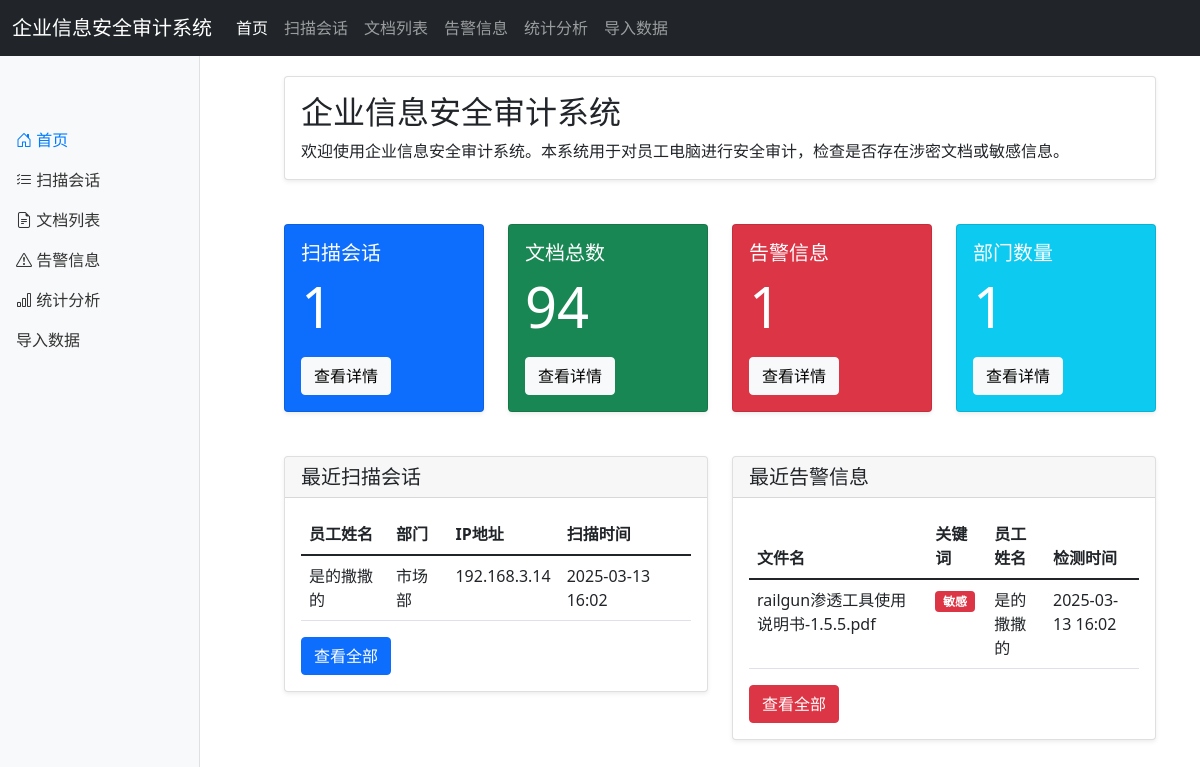
The page / on the database its author committed.
### server.py (models this page shows, shortened)
class ScanSession(db.Model):
    id = db.Column(db.Integer, primary_key=True)
    machine_id = db.Column(db.String(50), nullable=False)
    hostname = db.Column(db.String(100), nullable=False)
    ip_address = db.Column(db.String(50), nullable=False)
    employee_name = db.Column(db.String(100), nullable=False)
    department = db.Column(db.String(100), nullable=False)
    scan_time = db.Column(db.DateTime, nullable=False)
    scan_start_time = db.Column(db.DateTime, nullable=True)
    scan_end_time = db.Column(db.DateTime, nullable=True)
    scan_duration = db.Column(db.Float, nullable=True)  # 存储扫描耗时（秒）

class Alert(db.Model):
    id = db.Column(db.Integer, primary_key=True)
    session_id = db.Column(db.Integer, db.ForeignKey('scan_session.id'), nullable=False)
    file_name = db.Column(db.String(255), nullable=False)
    file_path = db.Column(db.String(1000), nullable=False)
    keyword = db.Column(db.String(100), nullable=False)
    detection_time = db.Column(db.DateTime, nullable=False)
    session = db.relationship('ScanSession', backref=db.backref('alerts', lazy=True))

### server.py (the view)
@app.route('/')
def index():
    session_count = ScanSession.query.count()
    document_count = Document.query.count()
    alert_count = Alert.query.count()
    department_count = db.session.query(ScanSession.department).distinct().count()
    recent_sessions = ScanSession.query.order_by(desc(ScanSession.scan_time)).limit(5).all()
    recent_alerts = Alert.query.join(ScanSession).order_by(desc(Alert.detection_time)).limit(5).all()
    departments = db.session.query(
        ScanSession.department,
        db.func.count(db.distinct(Document.id)).label('doc_count'),
        db.func.count(db.distinct(Alert.id)).label('alert_count')
    ).outerjoin(Document, Document.session_id == ScanSession.id)\
     .outerjoin(Alert, Alert.session_id == ScanSession.id)\
     .group_by(ScanSession.department).all()
    if departments:
        department_labels = [str(d[0]) for d in departments]
        department_docs = [int(d[1]) for d in departments]
        department_alerts = [int(d[2]) for d in departments]
    else:
        department_labels = []
        department_docs = []
        department_alerts = []
    print(f"首页部门数据: {departments}")
    print(f"部门标签: {department_labels}")
    print(f"部门文档数: {department_docs}")
    print(f"部门告警数: {department_alerts}")
    if not departments:
        department_labels = ["市场部", "销售部", "技术部"]
        department_docs = [150, 200, 100]
        department_alerts = [10, 25, 5]
        print("使用测试数据")
    department_labels_json = json.dumps(department_labels, ensure_ascii=False)
    department_docs_json = json.dumps(department_docs)
    department_alerts_json = json.dumps(department_alerts)
    print(f"JSON格式数据:")
    print(f"标签: {department_labels_json}")
    print(f"文档: {department_docs_json}")
    print(f"告警: {department_alerts_json}")
    return render_template(
        'index.html',
        session_count=session_count,
        document_count=document_count,
        alert_count=alert_count,
        department_count=department_count,
        recent_sessions=recent_sessions,
        recent_alerts=recent_alerts,
        department_labels=department_labels_json,
        department_docs=department_docs_json,
        department_alerts=department_alerts_json
    )

### server.py (called while the page is built)
@app.context_processor
def utility_processor():
    def get_session(session_id):
        return ScanSession.query.get(session_id)
    return dict(get_session=get_session)

### templates/index.html (shortened to what this page needs)
{% extends "base.html" %}
{% block content %}
<div class="container">
    <div class="row mb-4">
        <div class="col-12">
            <div class="card">
                <div class="card-body">
                    <h2 class="card-title">企业信息安全审计系统</h2>
                    <p class="card-text">
                        欢迎使用企业信息安全审计系统。本系统用于对员工电脑进行安全审计，检查是否存在涉密文档或敏感信息。
                    </p>
                </div>
            </div>
        </div>
    </div>
    <div class="row">
        <div class="col-md-6 col-lg-3 mb-4">
            <div class="card text-white bg-primary">
                <div class="card-body">
                    <h5 class="card-title">扫描会话</h5>
                    <p class="card-text display-4">{{ session_count }}</p>
                    <a href="/sessions" class="btn btn-light">查看详情</a>
                </div>
            </div>
        </div>
        <div class="col-md-6 col-lg-3 mb-4">
            <div class="card text-white bg-success">
                <div class="card-body">
                    <h5 class="card-title">文档总数</h5>
                    <p class="card-text display-4">{{ document_count }}</p>
                    <a href="/documents" class="btn btn-light">查看详情</a>
                </div>
            </div>
        </div>
        <div class="col-md-6 col-lg-3 mb-4">
            <div class="card text-white bg-danger">
                <div class="card-body">
                    <h5 class="card-title">告警信息</h5>
                    <p class="card-text display-4">{{ alert_count }}</p>
                    <a href="/alerts" class="btn btn-light">查看详情</a>
                </div>
            </div>
        </div>
        <div class="col-md-6 col-lg-3 mb-4">
            <div class="card text-white bg-info">
                <div class="card-body">
                    <h5 class="card-title">部门数量</h5>
                    <p class="card-text display-4">{{ department_count }}</p>
                    <a href="/statistics" class="btn btn-light">查看详情</a>
                </div>
            </div>
        </div>
    </div>
    <div class="row">
        <div class="col-md-6 mb-4">
            <div class="card">
                <div class="card-header">
                    <h5 class="card-title mb-0">最近扫描会话</h5>
                </div>
                <div class="card-body">
                    <div class="table-responsive">
                        <table class="table table-hover">
                            <thead>
                                <tr>
                                    <th>员工姓名</th>
                                    <th>部门</th>
                                    <th>IP地址</th>
                                    <th>扫描时间</th>
                                </tr>
                            </thead>
                            <tbody>
                                {% for session in recent_sessions %}
                                <tr>
                                    <td>{{ session.employee_name }}</td>
                                    <td>{{ session.department }}</td>
                                    <td>{{ session.ip_address }}</td>
                                    <td>{{ session.scan_time.strftime('%Y-%m-%d %H:%M') }}</td>
                                </tr>
                                {% endfor %}
                            </tbody>
                        </table>
                    </div>
                    <a href="/sessions" class="btn btn-primary">查看全部</a>
                </div>
            </div>
        </div>
        <div class="col-md-6 mb-4">
            <div class="card">
                <div class="card-header">
                    <h5 class="card-title mb-0">最近告警信息</h5>
                </div>
                <div class="card-body">
                    <div class="table-responsive">
                        <table class="table table-hover">
                            <thead>
                                <tr>
                                    <th>文件名</th>
                                    <th>关键词</th>
                                    <th>员工姓名</th>
                                    <th>检测时间</th>
                                </tr>
                            </thead>
                            <tbody>
                                {% for alert in recent_alerts %}
                                <tr>
                                    <td>{{ alert.file_name }}</td>
                                    <td><span class="badge bg-danger">{{ alert.keyword }}</span></td>
                                    <td>{{ alert.session.employee_name }}</td>
                                    <td>{{ alert.detection_time.strftime('%Y-%m-%d %H:%M') }}</td>
                                </tr>
                                {% endfor %}
                            </tbody>
                        </table>
                    </div>
                    <a href="/alerts" class="btn btn-danger">查看全部</a>
                </div>
            </div>
        </div>
    </div>
</div>
{% endblock %}

### templates/base.html (style rules this page uses)
body { padding-top: 56px; min-height: 100vh; display: flex; flex-direction: column; }
.card { margin-bottom: 20px; box-shadow: 0 0.125rem 0.25rem rgba(0, 0, 0, 0.075); }

### rows shown on the page
ScanSession: employee_name "是的撒撒的", department "市场部", ip_address "192.168.3.14", scan_time "2025-03-13 16:02"
Alert: file_name "railgun渗透工具使用说明书-1.5.5.pdf", keyword "敏感", session.employee_name "是的撒撒的", detection_time "2025-03-13 16:02"

### other values the page prints
{{ session_count }} "1"
{{ document_count }} "94"
{{ alert_count }} "1"
{{ department_count }} "1"
